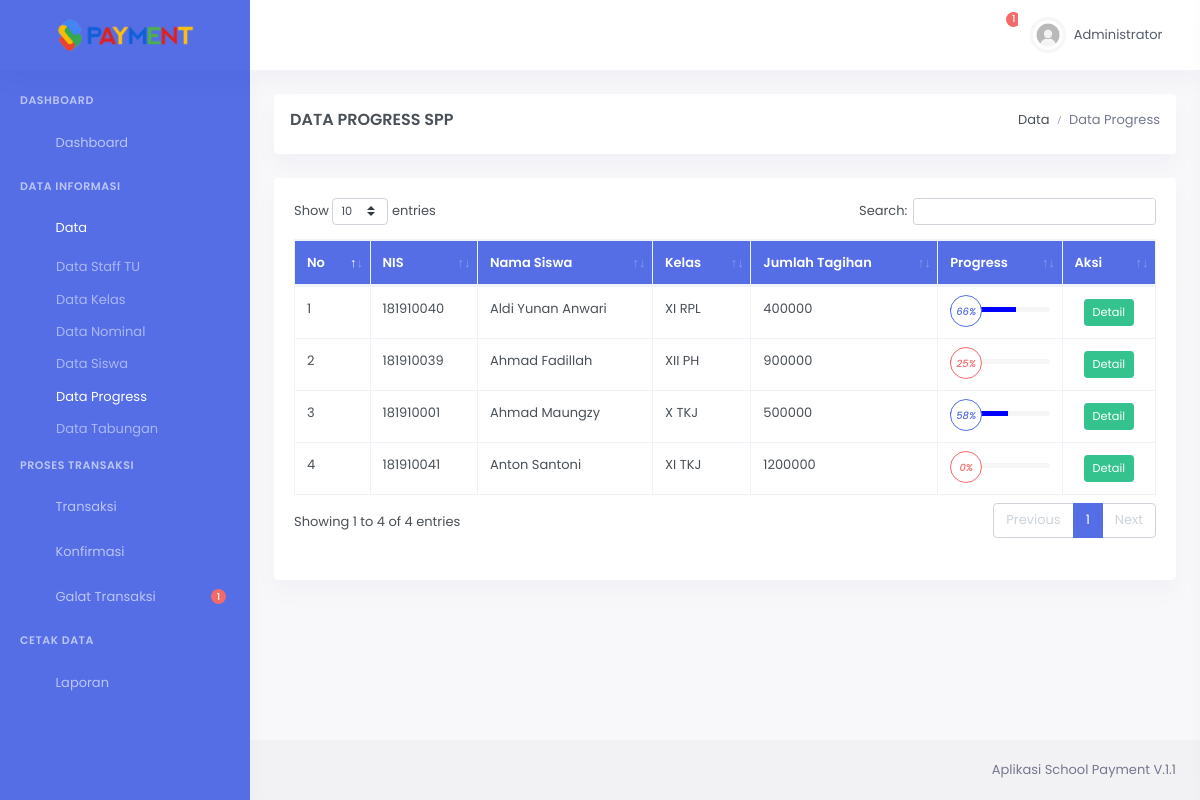
Page /admin/progres.php (signed in) on the committed database.
### tables this page shows
CREATE TABLE `tb_tagihan` (
  `id` bigint(20) NOT NULL,
  `idsiswa` bigint(20) NOT NULL,
  `jumlah` bigint(20) NOT NULL
);

CREATE TABLE `siswa` (
  `idsiswa` int(11) NOT NULL,
  `nis` varchar(10) NOT NULL,
  `namasiswa` varchar(40) NOT NULL,
  `kelas` varchar(255) NOT NULL,
  `jk` enum('Laki Laki','Perempuan','','') NOT NULL,
  `tahunajaran` varchar(10) NOT NULL,
  `biaya` int(11) NOT NULL
);

### admin/progres.php (the view, shortened to what this page needs)
<?php
include 'header.php';
?>
	  <div class="main-content">
                <div class="page-content">
                    <div class="container-fluid">
                        <div class="row">
                            <div class="col-12">
                                <div class="card">
                                    <div class="page-title-box d-flex align-items-center justify-content-between">
                                    <h4 class="ml-3 mt-3 mb-0 font-size-18">Data Progress SPP</h4>
                                        <div class="page-title-right">
                                            <ol class="breadcrumb mb-0 ml-3 mt-3 mr-3">
                                                <li class="breadcrumb-item"><a href="index.php">Data</a></li>
                                                <li class="breadcrumb-item active">Data Progress</li>
                                            </ol>
                                        </div>
                                    </div>
                                </div>
                            </div>
                        </div>
                        <div class="row">
                            <div class="col-12">
                                <div class="card">
                                    <div class="card-body">
                                    <div style="border:none;" class="table-responsive">
                                        <table id="datatable" class="table table-bordered dt-responsive nowrap" style="border-collapse: collapse; border-spacing: 0; width: 100%;">
                                            <thead class="bg-primary text-white">
                                            <tr>
                                                <th>No</th>
                                                <th>NIS</th>
                                                <th>Nama Siswa</th>
                                                <th>Kelas</th>
                                                <th>Jumlah Tagihan</th>
                                                <th>Progress</th>
                                                <th>Aksi</th>
                                            </tr>
                                            </thead>
                                            <tbody>
											<?php
                                                $no = 1;
                                                $dt = mysqli_query($konek,"SELECT * FROM siswa INNER JOIN tb_tagihan ON siswa.idsiswa=tb_tagihan.idsiswa");
                                                while($dtt = mysqli_fetch_array($dt)){
                                                $jumlah = $dtt['jumlah'];
                                                $id = $dtt['idsiswa'];
                                                $banding = mysqli_query($konek,"SELECT SUM(jumlah) AS f FROM spp WHERE ket='LUNAS' AND idsiswa='$id'");
                                                $banding2 = mysqli_query($konek,"SELECT SUM(jumlah) AS b FROM spp WHERE idsiswa='$id'");
                                                $bd      = mysqli_fetch_assoc($banding);
                                                $bdb     = $bd['f'];
                                                $bd2     = mysqli_fetch_assoc($banding2);
                                                $bdb2    = $bd2['b'];
                                                $hitung  = $bdb * 100 / $bdb2;
                                                $o        = substr($hitung,0,2);
                                                $ada = strpos($o, ".");
                                                if($ada > 0){
                                                    $o = substr($hitung,0,3);
                                                }elseif($ada == 0 && $hitung == 100 ){
                                                    $o = substr($hitung,0,3);
                                                }elseif($ada == 0){
                                                    $o = substr($hitung,0,2);
                                                }
                                                ?>
											<tr>
                                                <td><?= $no++; ?></td>
                                                <td><?= $dtt['nis']; ?></td>
                                                <td><?= $dtt['namasiswa']; ?></td>
                                                <td><?= $dtt['kelas']; ?></td>
                                                <td><?= $jumlah; ?></td>
                                                <td>
                                                <div class="custom-progess mt-2">
                                                <div class="progress progress-sm">
                                                    <div class="progress-bar" role="progressbar" style="width: <?= $o; ?>%;
                                                    <?php
                                                        if($o > 80){
                                                            echo "background-color:green;";
                                                        }elseif($o > 40){
                                                            echo "background-color:blue;";
                                                        }elseif($o >= 0){
                                                            echo "background-color:red;";
                                                        }
                                                        ?>" aria-valuenow="<?= $o; ?>" aria-valuemin="0" aria-valuemax="100"></div>
                                                </div>
                                                <div class="avatar-xs progress-icon">
                                                    <?php
                                                        if($o > 80){
                                                            echo "<span class='avatar-title rounded-circle border border-success'>";
                                                            echo "<i class='text-success font-size-10'>";
                                                        }elseif($o > 40){
                                                            echo "<span class='avatar-title rounded-circle border border-primary'>";
                                                            echo "<i class='text-primary font-size-10'>";
                                                        }elseif($o >= 0){
                                                            echo "<span class='avatar-title rounded-circle border border-danger'>";
                                                            echo "<i class='text-danger font-size-10'>";
                                                        }
                                                        ?><?= $o; ?>%</i>
                                                    </span>
                                                </div>
                                            </div>
                                                  </td>
                                                <td align="center">
                                                    <a class="btn btn-sm btn-success" href="detailp.php?id=<?= $dtt['idsiswa'] ?>"> Detail</a>
                                                </td>
                                              </tr>
                                                <?php } ?>
                                            </tbody>
                                        </table>
                                        </div>
                                    </div>
                                </div>
                            </div>
                        </div>
                    </div>
                </div>
 <?php include 'footer.php'; ?>

### rows in the picture
tb_tagihan: idsiswa.nis "181910040", idsiswa.namasiswa "Aldi Yunan Anwari", idsiswa.kelas "XI RPL", jumlah "400000", o "66"
tb_tagihan: idsiswa.nis "181910039", idsiswa.namasiswa "Ahmad Fadillah", idsiswa.kelas "XII PH", jumlah "900000", o "25"
tb_tagihan: idsiswa.nis "181910001", idsiswa.namasiswa "Ahmad Maungzy", idsiswa.kelas "X TKJ", jumlah "500000", o "58"
tb_tagihan: idsiswa.nis "181910041", idsiswa.namasiswa "Anton Santoni", idsiswa.kelas "XI TKJ", jumlah "1200000", o "0"

### other values in the picture
$jum "1"
$_SESSION['nama'] "Administrator"
$n "1"
